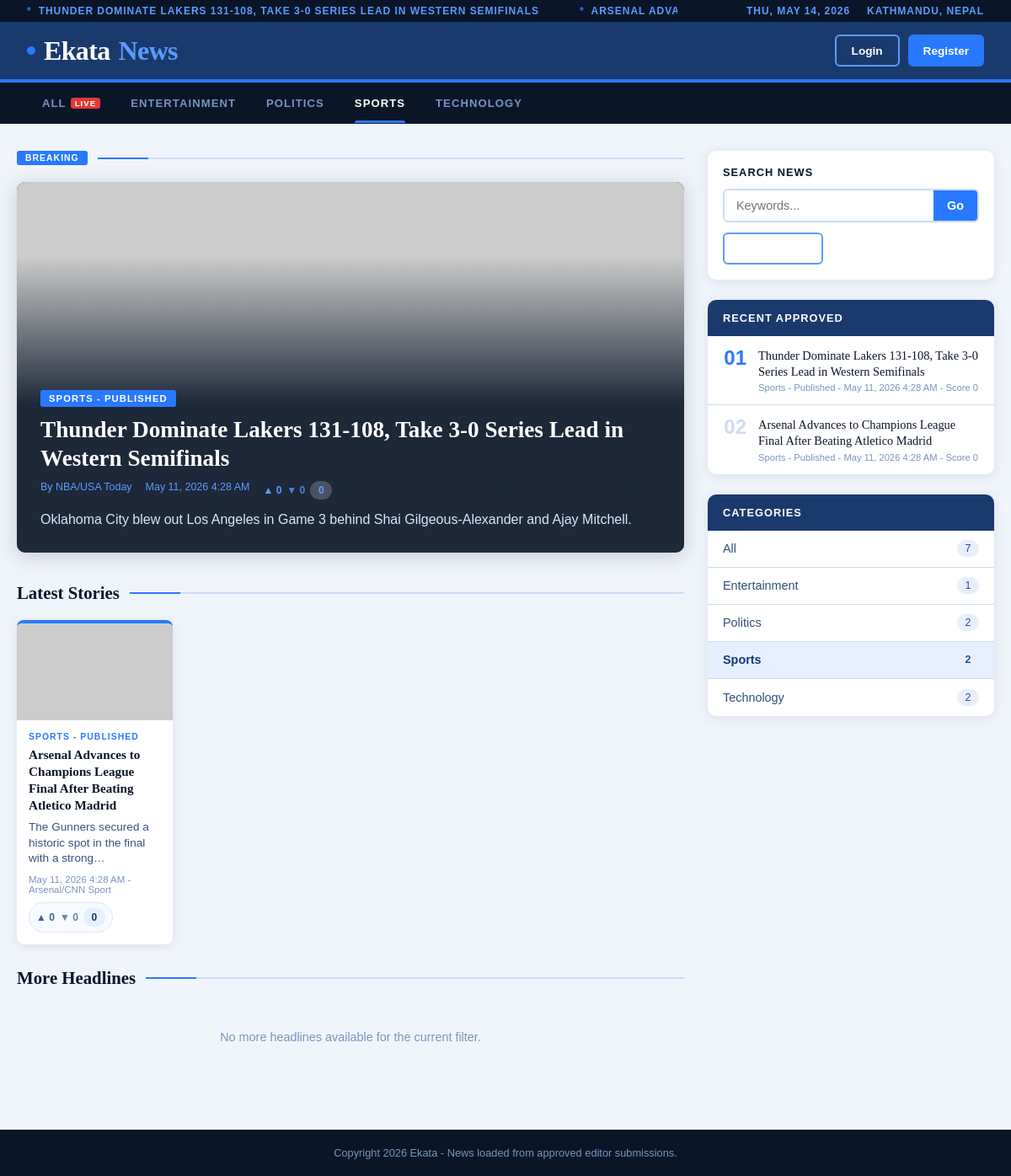
Screenshot of /home.php?category=Sports with the database file from the repository.
### tables this page shows
CREATE TABLE IF NOT EXISTS news_posts (
    id INT AUTO_INCREMENT PRIMARY KEY,
    title VARCHAR(200) NOT NULL,
    summary TEXT,
    category_id INT,
    category VARCHAR(50),
    media_path VARCHAR(255),
    media_type ENUM('image','video') NULL,
    author_name VARCHAR(120),
    created_by INT NULL,
    status ENUM('pending','approved','rejected') NOT NULL DEFAULT 'pending',
    created_at TIMESTAMP NOT NULL DEFAULT CURRENT_TIMESTAMP,
    CONSTRAINT fk_news_created_by
        FOREIGN KEY (created_by) REFERENCES users(id)
        ON DELETE SET NULL,
    CONSTRAINT fk_news_category
        FOREIGN KEY (category_id) REFERENCES categories(id)
        ON DELETE SET NULL
);

### home.php (the view, shortened to what this page needs)
<?php
require 'db.php';
if (session_status() === PHP_SESSION_NONE) {
    session_start();
}function e($value)
{
    return htmlspecialchars((string) $value, ENT_QUOTES, 'UTF-8');
}
function author_name(array $item)
{
    $author = trim((string) ($item['author_name'] ?? ''));
    if ($author !== '') {
        return $author;
    }
    return 'News Desk';
}
function format_published_at($createdAt)
{
    $time = strtotime((string) $createdAt);
    return date('M j, Y g:i A', $time);
}
function build_home_url($category, $search)
{
    $params = [];
    if ($category !== '') {
        $params['category'] = $category;
    }
    return 'home.php' . ($params ? '?' . http_build_query($params) : '');
}
function detail_url($id)
{
    $id = (int) $id;
    return 'news-details.php?id=' . $id;
}
function normalize_search_text($value)
{
    $value = trim((string) $value);
    if ($value === '') {
        return '';
    }
    $value = html_entity_decode($value, ENT_QUOTES | ENT_HTML5, 'UTF-8');
    return trim($value);
}
function news_matches_filters(array $item, $categoryFilter, $searchQuery)
{
    if ($categoryFilter !== '' && strcasecmp((string) ($item['category'] ?? ''), $categoryFilter) !== 0) {
        return false;
    }
    $normalizedQuery = normalize_search_text($searchQuery);
    if ($normalizedQuery === '') {
        return true;
    }
    return true;
}
function status_label($status)
{
    $status = strtolower(trim((string) $status));
    return 'Published';
}
function vote_score(array $item)
{
    return (int) ($item['upvotes'] ?? 0) - (int) ($item['downvotes'] ?? 0);
}
$dashboardUrl = '';
$statusCondition = "n.status = 'approved'";
$categoriesList = [];
$catQuery = $conn->query("SELECT name FROM categories ORDER BY name ASC");
if ($catQuery) {
    while ($row = $catQuery->fetch_assoc()) {
        $categoriesList[] = $row['name'];
    }
}
$approvedNews = [];
$categoryCounts = [];
$query = "SELECT n.id, n.title, n.summary, n.category, n.media_path, n.media_type, n.author_name, n.created_at, n.status,
                 u.username AS editor_username,
                 COALESCE(v.upvotes, 0) AS upvotes,
                 COALESCE(v.downvotes, 0) AS downvotes
          FROM news_posts n
          LEFT JOIN users u ON n.created_by = u.id
          LEFT JOIN (
              SELECT news_id,
                     SUM(vote_type = 'up') AS upvotes,
                     SUM(vote_type = 'down') AS downvotes
              FROM news_votes
              GROUP BY news_id
          ) v ON v.news_id = n.id
          WHERE $statusCondition
          ORDER BY n.created_at DESC";
$result = $conn->query($query);
if ($result instanceof mysqli_result) {
    while ($row = $result->fetch_assoc()) {
        $category = trim((string) ($row['category'] ?? ''));
        $row['category'] = $category;
        $approvedNews[] = $row;
        if (!isset($categoryCounts[$category])) {
            $categoryCounts[$category] = 0;
        }
        $categoryCounts[$category]++;
    }
}
$searchQuery = trim((string) ($_GET['q'] ?? ''));
$categoryFilter = trim((string) ($_GET['category'] ?? ''));
$categories = $categoriesList;
$filteredNews = array_values(array_filter($approvedNews, function ($item) use ($categoryFilter, $searchQuery) {
    return news_matches_filters($item, $categoryFilter, $searchQuery);
}));
$tickerSource = $filteredNews ?: $approvedNews;
$tickerItems = array_slice($tickerSource, 0, 8);
$heroItem = $filteredNews[0] ?? null;
$latestItems = array_slice($filteredNews, 1, 4);
$moreItems = array_slice($filteredNews, 5);
$sidebarItems = array_slice($filteredNews ?: $approvedNews, 0, 6);
?>
<!DOCTYPE html>
<html lang="en">
<head>
    <link rel="stylesheet" href="home.css">
</head>
<body>
<div class="topbar">
    <div class="ticker">
        <div class="ticker-inner">
            <?php if (!$tickerItems) : ?>
                <span>No approved headlines yet.</span>
            <?php else : ?>
                <?php foreach ($tickerItems as $item) : ?>
                    <span><?php echo e($item['title']); ?></span>
                <?php endforeach; ?>
            <?php endif; ?>
        </div>
    </div>
    <div class="meta">
        <span><?php echo e(date('D, M j, Y')); ?></span>
        <span>Kathmandu, Nepal</span>
    </div>
</div>
<header class="site-header">
    <a href="home.php" class="logo"><span class="logo-dot"></span>Ekata<span>News</span></a>
    <div class="header-actions">
        <?php if (isset($_SESSION['user_id'])) : ?>
            <span class="welcome-user">Hi, <?php echo e($_SESSION['user_name'] ?? 'User'); ?></span>
            <a class="btn btn-outline" href="saved_news.php" title="View your saved articles">
                <svg width="14" height="14" viewBox="0 0 24 24" fill="none" stroke="currentColor" stroke-width="2.5">
                    <path d="M19 21H5a2 2 0 0 1-2-2V5a2 2 0 0 1 2-2h11l5 5v11a2 2 0 0 1-2 2z"/>
                    <polyline points="17 21 17 13 7 13 7 21"/>
                </svg>
                Saved
            </a>
            <?php if ($dashboardUrl !== '') : ?>
                <a class="btn btn-solid" href="<?php echo e($dashboardUrl); ?>">Dashboard</a>
            <?php endif; ?>
            <a class="btn btn-outline" href="logout.php">Logout</a>
        <?php else : ?>
            <a class="btn btn-outline" href="login.php">Login</a>
            <a class="btn btn-solid" href="register.php">Register</a>
        <?php endif; ?>
    </div>
</header>
<nav class="category-nav" aria-label="News categories">
    <a href="<?php echo e(build_home_url('', $searchQuery)); ?>" class="<?php echo $categoryFilter === '' ? 'active' : ''; ?>">
        All <span class="live-badge">LIVE</span>
    </a>
    <?php foreach ($categories as $category) : ?>
        <a href="<?php echo e(build_home_url($category, $searchQuery)); ?>" class="<?php echo strcasecmp($categoryFilter, $category) === 0 ? 'active' : ''; ?>">
            <?php echo e($category); ?>
        </a>
    <?php endforeach; ?>
</nav>
<main class="container">
    <div class="grid-main">
        <section class="main-column" aria-label="Featured news">
            <div class="sec-hdr">
                <span class="sec-tag">Breaking</span>
                <div class="bar"></div>
            </div>
            <?php if ($heroItem) : ?>
                <article class="hero-card clickable-news"
                         data-detail-url="<?php echo e(detail_url($heroItem['id'])); ?>"
                         tabindex="0"
                         role="link"
                         aria-label="Read story: <?php echo e($heroItem['title']); ?>">
                    <?php if (($heroItem['media_type'] ?? '') === 'image' && !empty($heroItem['media_path'])) : ?>
                        <img src="<?php echo e($heroItem['media_path']); ?>" alt="<?php echo e($heroItem['title']); ?>">
                    <?php else : ?>
                        <div class="media-placeholder">No media uploaded for this story.</div>
                    <?php endif; ?>
                    <div class="content">
                        <div class="cat"><?php echo e($heroItem['category']); ?> - <?php echo e(status_label($heroItem['status'] ?? 'approved')); ?></div>
                        <h1><?php echo e($heroItem['title']); ?></h1>
                        <div class="meta-row">
                            <span>By <?php echo e(author_name($heroItem)); ?></span>
                            <span><?php echo e(format_published_at($heroItem['created_at'])); ?></span>
                            <span class="vote-summary" title="Article vote score">
                                ▲ <?php echo e((string) ($heroItem['upvotes'] ?? 0)); ?>
                                <span>▼ <?php echo e((string) ($heroItem['downvotes'] ?? 0)); ?></span>
                                <strong><?php echo e((string) vote_score($heroItem)); ?></strong>
                            </span>
                        </div>
                        <?php if (!empty($heroItem['summary'])) : ?>
                            <p class="hero-summary"><?php echo e($heroItem['summary']); ?></p>
                        <?php endif; ?>
                    </div>
                </article>
            <?php else : ?>
                <div class="loading-row">No approved news available yet. Editors can submit news and admins can approve it from the review panel.</div>
            <?php endif; ?>
            <div class="sec-hdr" style="margin-top:36px;">
                <h2>Latest Stories</h2>
                <div class="bar"></div>
            </div>
            <?php if (!$latestItems) : ?>
                <p class="loading-row">No additional stories matched this filter.</p>
            <?php else : ?>
                <div class="cat-strip">
                    <?php foreach ($latestItems as $item) : ?>
                        <article class="cat-card clickable-news"
                                 data-detail-url="<?php echo e(detail_url($item['id'])); ?>"
                                 tabindex="0"
                                 role="link"
                                 aria-label="Read story: <?php echo e($item['title']); ?>">
                            <?php if (($item['media_type'] ?? '') === 'image' && !empty($item['media_path'])) : ?>
                                <img src="<?php echo e($item['media_path']); ?>" alt="<?php echo e($item['title']); ?>">
                            <?php elseif (($item['media_type'] ?? '') === 'video' && !empty($item['media_path'])) : ?>
                                <div class="cat-media cat-media--video">Video Story</div>
                            <?php else : ?>
                                <div class="cat-media">No Media</div>
                            <?php endif; ?>
                            <div class="body">
                                <div class="label"><?php echo e($item['category']); ?> - <?php echo e(status_label($item['status'] ?? 'approved')); ?></div>
                                <h3><?php echo e($item['title']); ?></h3>
                                <?php if (!empty($item['summary'])) : ?>
                                    <p class="cat-summary"><?php echo e($item['summary']); ?></p>
                                <?php endif; ?>
                                <div class="ago"><?php echo e(format_published_at($item['created_at'])); ?> - <?php echo e(author_name($item)); ?></div>
                                <div class="vote-summary vote-summary--card" title="Article vote score">
                                    ▲ <?php echo e((string) ($item['upvotes'] ?? 0)); ?>
                                    <span>▼ <?php echo e((string) ($item['downvotes'] ?? 0)); ?></span>
                                    <strong><?php echo e((string) vote_score($item)); ?></strong>
                                </div>
                            </div>
                        </article>
                    <?php endforeach; ?>
                </div>
            <?php endif; ?>
            <div class="sec-hdr">
                <h2>More Headlines</h2>
                <div class="bar"></div>
            </div>
            <?php if (!$moreItems) : ?>
                <p class="loading-row">No more headlines available for the current filter.</p>
            <?php endif; ?>
        </section>
        <aside class="sidebar">
            <div class="search-box">
                <h3>Search News</h3>
                <form method="GET" action="home.php" id="newsSearchForm" autocomplete="off">
                    <div class="search-modal-wrap">
                        <div class="search-row">
                            <input
                                type="text"
                                name="q"
                                id="searchInput"
                                placeholder="Keywords..."
                                value="<?php echo e($searchQuery); ?>"
                                aria-label="Search news"
                                aria-controls="searchModal"
                                autocomplete="off"
                            >
                            <button type="submit">Go</button>
                        </div>
                    </div>
                </form>
                <?php if ($searchQuery !== '' || $categoryFilter !== '') : ?>
                    <div class="search-actions">
                        <a class="btn btn-outline" href="home.php">Clear Filters</a>
                    </div>
                <?php endif; ?>
            </div>
            <div class="widget">
                <div class="widget-hdr">Recent Approved</div>
                <div class="trend-list">
                    <?php if (!$sidebarItems) : ?>
                        <div class="loading-row">No approved stories yet.</div>
                    <?php else : ?>
                        <?php foreach ($sidebarItems as $index => $item) : ?>
                               <div class="trend-item <?php echo $index === 0 ? 'top' : ''; ?> clickable-news"
                                   data-detail-url="<?php echo e(detail_url($item['id'])); ?>"
                                   tabindex="0"
                                   role="link"
                                   aria-label="Read story: <?php echo e($item['title']); ?>">
                                <div class="trend-num"><?php echo e(str_pad((string) ($index + 1), 2, '0', STR_PAD_LEFT)); ?></div>
                                <div>
                                    <div class="trend-title"><?php echo e($item['title']); ?></div>
                                    <div class="trend-meta"><?php echo e($item['category']); ?> - <?php echo e(status_label($item['status'] ?? 'approved')); ?> - <?php echo e(format_published_at($item['created_at'])); ?> - Score <?php echo e((string) vote_score($item)); ?></div>
                                </div>
                            </div>
                        <?php endforeach; ?>
                    <?php endif; ?>
                </div>
            </div>
            <div class="widget">
                <div class="widget-hdr">Categories</div>
                <div class="widget-list">
                    <a class="widget-link <?php echo $categoryFilter === '' ? 'widget-link--active' : ''; ?>" href="<?php echo e(build_home_url('', $searchQuery)); ?>">
                        All
                        <span><?php echo e((string) count($approvedNews)); ?></span>
                    </a>
                    <?php foreach ($categories as $category) : ?>
                        <a class="widget-link <?php echo strcasecmp($categoryFilter, $category) === 0 ? 'widget-link--active' : ''; ?>" href="<?php echo e(build_home_url($category, $searchQuery)); ?>">
                            <?php echo e($category); ?>
                            <span><?php echo e((string) ($categoryCounts[$category] ?? 0)); ?></span>
                        </a>
                    <?php endforeach; ?>
                </div>
            </div>
        </aside>
    </div>
</main>
<footer>Copyright <?php echo e(date('Y')); ?> Ekata - News loaded from approved editor submissions.</footer>
</body>
</html>

### rows the page displays
news_posts: title "THUNDER DOMINATE LAKERS 131-108, TAKE 3-0 SERIES LEAD IN WESTERN SEMIFINALS", category "SPORTS", title "Thunder Dominate Lakers 131-108, Take 3-0 Series Lead in Western Semifinals", author_name "NBA/USA Today", summary "Oklahoma City blew out Los Angeles in Game 3 behind Shai Gilgeous-Alexander and Ajay Mitchell.", index "01", category "Sports", status "Published", created_at "May 11, 2026 4:28 AM", item "0"
news_posts: title "ARSENAL…", category "SPORTS", status "PUBLISHED", title "Arsenal Advances to Champions League Final After Beating Atletico Madrid", summary "The Gunners secured a historic spot in the final with a…", created_at "May 11, 2026 4:28 AM", author_name "Arsenal/CNN Sport", upvotes "0", downvotes "0", item "0", index "02", category "Sports", status "Published", category "2"
news_posts: id "2"

### other values shown
$category "ENTERTAINMENT"
$category "POLITICS"
$category "TECHNOLOGY"
status_label($heroItem['status'] ?? 'approved') "PUBLISHED"
format_published_at($heroItem['created_at']) "May 11, 2026 4:28 AM"
$heroItem['upvotes'] "0"
$heroItem['downvotes'] "0"
vote_score($heroItem) "0"
count($approvedNews) "7"
$category "Entertainment"
$categoryCounts[$category] "1"
$category "Politics"
$category "Technology"
